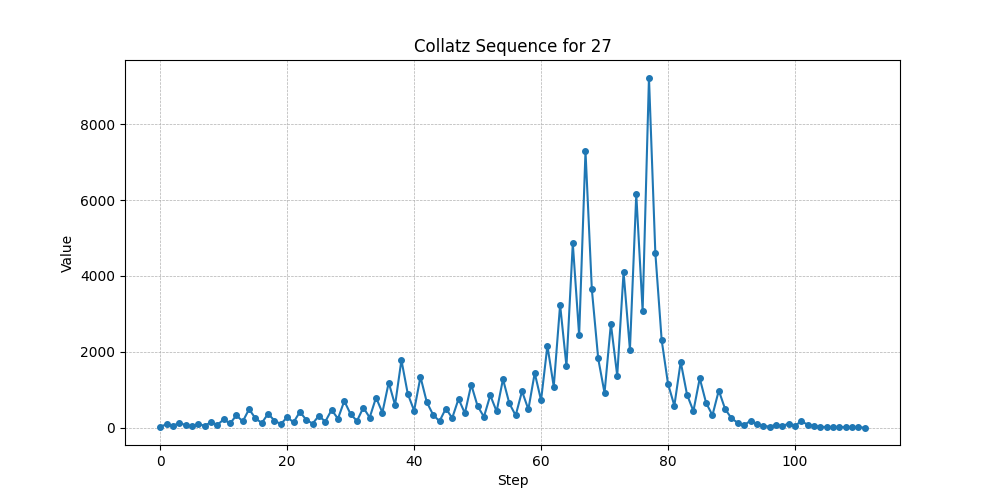

Write the Python code that produced this figure.
import numpy as np
import matplotlib.pyplot as plt
from numba import njit

def validate_input(n):
    if not isinstance(n, int) or n <= 0:
        raise ValueError("Input must be a positive integer.")
    if n > 10**18:  # Limit to prevent excessive computation
        raise ValueError("Input is too large. Please choose a smaller integer.")

@njit
def collatz_sequence(n):
    """Compute the Collatz sequence for a given number n."""
    sequence = [n]
    while n != 1:
        if n % 2 == 0:
            n = n // 2
        else:
            n = 3 * n + 1
        sequence.append(n)
    return sequence

def plot_collatz(n):
    """Generate and plot the Collatz sequence for a given number n."""
    validate_input(n)  # Validate input
    seq = collatz_sequence(n)  # Compute sequence
    steps = np.arange(len(seq))  # X-axis: step index
    
    plt.figure(figsize=(10, 5))
    plt.plot(steps, seq, marker='o', linestyle='-', markersize=4, label=f'Collatz({n})')
    
    plt.xlabel("Step")
    plt.ylabel("Value")
    plt.title(f"Collatz Sequence for {n}")
    #plt.yscale('log')  # Log scale for better visualization
    plt.grid(True, which="both", linestyle="--", linewidth=0.5)
    #plt.legend()
    plt.show()

plot_collatz(27)
